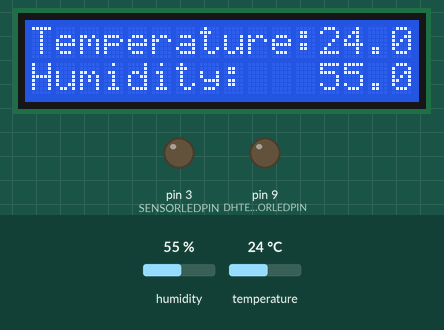
Bench run of a sketch on a simulated Arduino Uno, built with avr-gcc and run on an emulated ATmega328P. On the bench: 16×2 character LCD, output pins drawn as LEDs (lit = HIGH). The test bench sets the inputs (shaded band); at power-on: humidity 55 %, temperature 24 °C. What the sketch prints to the serial monitor is not drawn.

Above: at 3.1 s.
3.2 s: humidity set to 22 %
At 11.0 s:
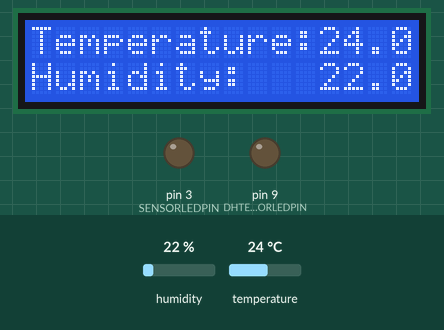
11.1 s: temperature set to 12 °C
At 14.6 s:
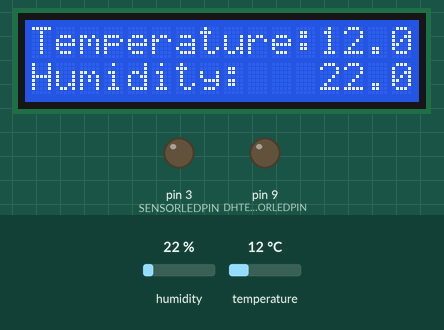
15.1 s: humidity set to 40 %
At 17.6 s:
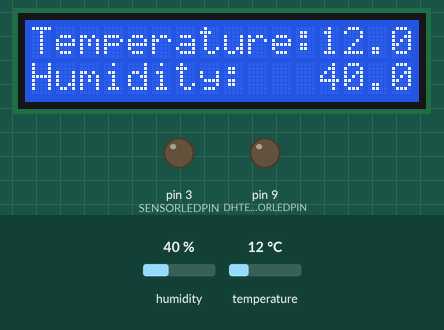
19.1 s: temperature set to 19 °C
At 22.6 s:
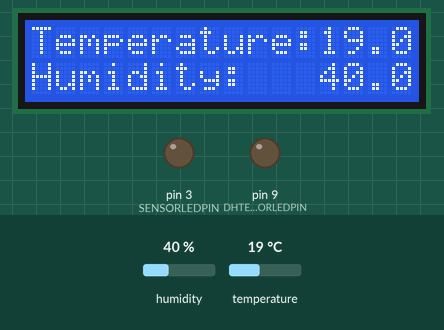
Timing chart, 0 to 24.1 s (numbered marks = the images above; inputs shaded):
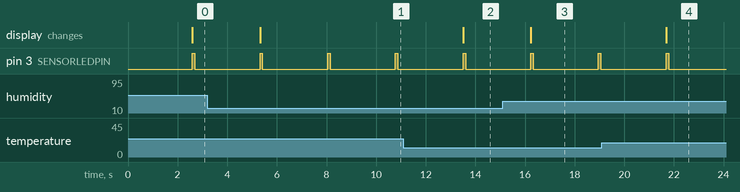

The sketch:

sketch_jan26a.ino
```cpp
#include "DHT.h"
#include <LiquidCrystal.h>

#define DHTPIN 2
#define SENSORLEDPIN 3
#define DHTERRORLEDPIN 9

#define DHTTYPE DHT11


DHT dht(DHTPIN, DHTTYPE);

LiquidCrystal lcd(12, 11, 4, 5, 6, 7);


void setup() {
  Serial.begin(9600);
  dht.begin();
  pinMode(SENSORLEDPIN, OUTPUT);
  pinMode(DHTERRORLEDPIN, OUTPUT);
  lcd.begin(16, 2);
  lcd.print("Temperature:");
  lcd.setCursor(0,1);
  lcd.print("Humidity:");
}

void loop() {


  delay(2500);

  float t = dht.readTemperature();
  float h = dht.readHumidity();

  lcd.setCursor(12,0);
  lcd.print("    ");
  lcd.setCursor(12,0);
  lcd.print(t);

  lcd.setCursor(12,1);
  lcd.print("    ");
  lcd.setCursor(12,1);
  lcd.print(h);

  digitalWrite(SENSORLEDPIN,HIGH);
  delay(100);
  digitalWrite(SENSORLEDPIN, LOW);
  delay(100);


  if (isnan(h) || isnan(t)) {
    digitalWrite(DHTERRORLEDPIN, HIGH);
    delay(30);
    digitalWrite(DHTERRORLEDPIN, LOW);
  }


  Serial.print("Температура: ");
  Serial.print(t);
  Serial.print("\nВлажность:");
  Serial.print(h);
  Serial.print("\n");
}
```

Measured:
- after the input at 3.2 s, the display: changes after 2.1 s (image 1)
- after the input at 11.1 s, the display: changes after 2.4 s (image 2)
- after the input at 15.1 s, the display: changes after 1.1 s (image 3)
- after the input at 19.1 s, the display: changes after 2.6 s (image 4)
- by itself, pin 3 (SENSORLEDPIN): alternates HIGH for 0.10 s and LOW for 2.6 s
